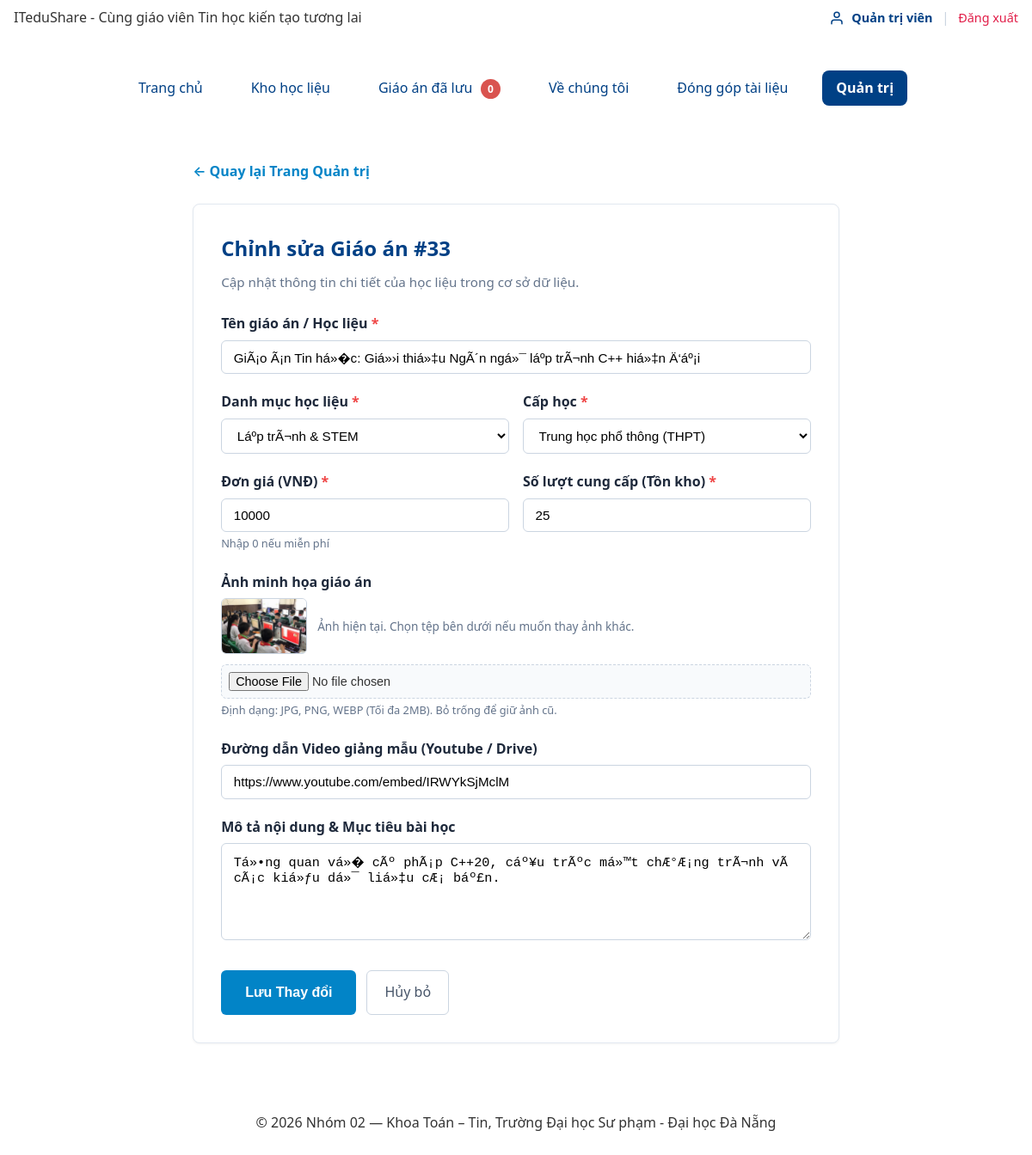
Page /sua-giao-an.php?id=33 (signed in) on the earlier database version.
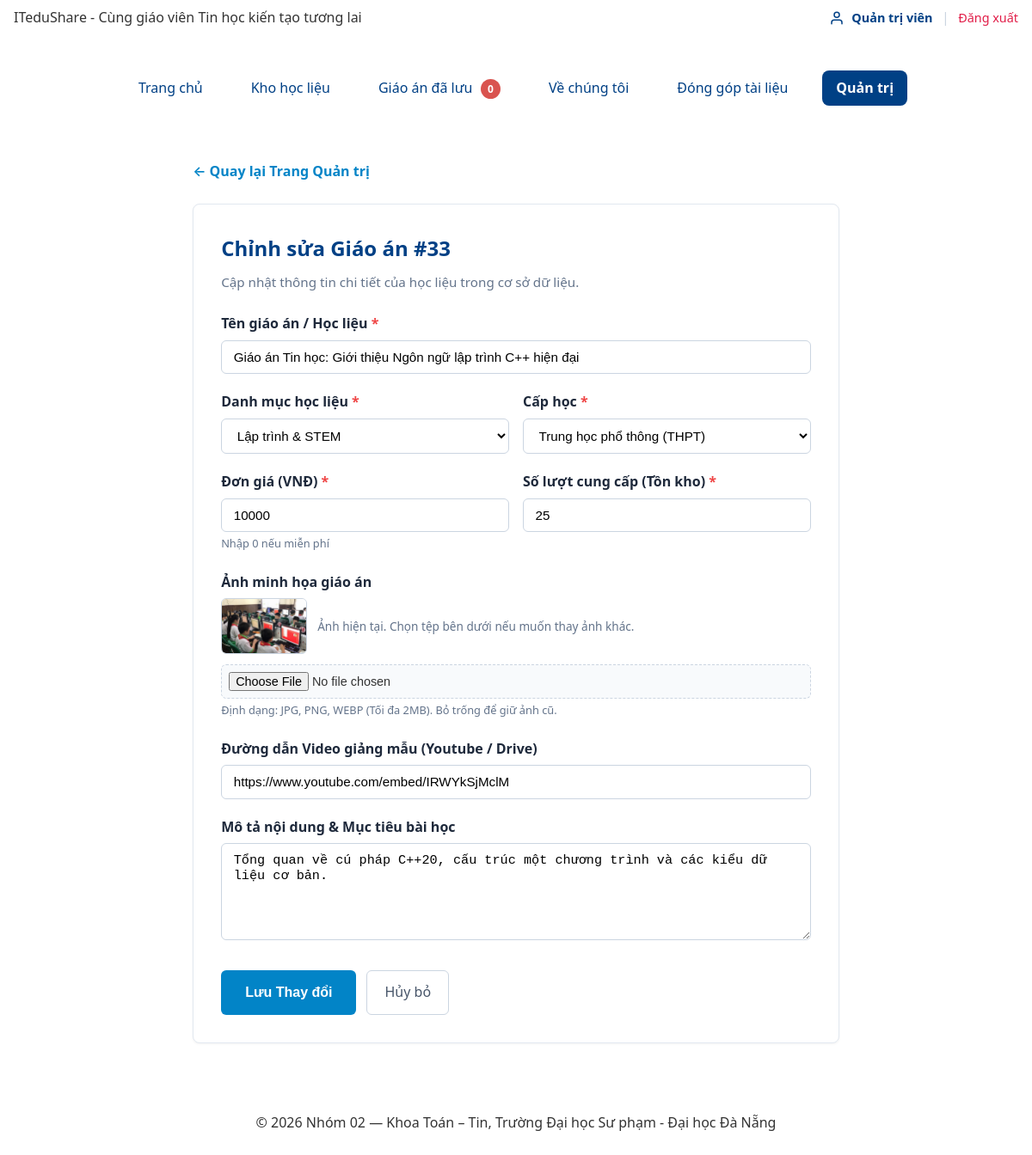
Same page on the later database version.
### tables this page shows
CREATE TABLE giao_an (
  id          INT UNSIGNED AUTO_INCREMENT PRIMARY KEY,
  danh_muc_id INT UNSIGNED NOT NULL,
  ten         VARCHAR(200) NOT NULL,
  gia         INT UNSIGNED NOT NULL DEFAULT 0 CHECK (gia >= 0),
  ton_kho     INT UNSIGNED NOT NULL DEFAULT 10 CHECK (ton_kho >= 0),
  hinh_anh    VARCHAR(255) NULL,
  mo_ta       TEXT NULL,
  cap_hoc     VARCHAR(50) NOT NULL DEFAULT 'THCS',
  video_url   VARCHAR(255) NULL,
  luot_tai    INT UNSIGNED NOT NULL DEFAULT 0,
  ngay_tao    DATETIME NOT NULL DEFAULT CURRENT_TIMESTAMP,
  FOREIGN KEY (danh_muc_id) REFERENCES danh_muc(id),
  INDEX idx_giao_an_dm_gia (danh_muc_id, gia),
  INDEX idx_giao_an_ten (ten)
);

CREATE TABLE danh_muc (
  id        INT UNSIGNED AUTO_INCREMENT PRIMARY KEY,
  ten       VARCHAR(100) NOT NULL,
  slug      VARCHAR(100) NOT NULL UNIQUE
);

### inc/db.php (called while the page is built, shortened)
<?php
function db(): PDO {
    static $pdo = null;
    if ($pdo === null) {
        $host    = 'localhost';
        $port    = '3306';
        $dbname  = 'ltweb_nhom02';
        $charset = 'utf8mb4';
        $user    = 'root';
        $pass    = '';
        $dsn = "mysql:host={$host};port={$port};dbname={$dbname};charset={$charset}";
        $options = [
            PDO::ATTR_ERRMODE            => PDO::ERRMODE_EXCEPTION,
            PDO::ATTR_DEFAULT_FETCH_MODE => PDO::FETCH_ASSOC,
            PDO::ATTR_EMULATE_PREPARES   => false,
        ];
        $pdo = new PDO($dsn, $user, $pass, $options);
    }
    return $pdo;
}

### inc/ham.php (called while the page is built, shortened)
<?php
function e(mixed $str): string {
    return htmlspecialchars((string)$str, ENT_QUOTES | ENT_SUBSTITUTE, 'UTF-8');
}

### sua-giao-an.php (the view, shortened to what the changed rows need)
<?php
$id = filter_var($_GET['id'] ?? '', FILTER_VALIDATE_INT);
$st = db()->prepare('SELECT * FROM giao_an WHERE id = ?');
$st->execute([$id]);
$cu = $st->fetch();
$dsDanhMuc = db()->query('SELECT id, ten FROM danh_muc ORDER BY ten')->fetchAll();
$loi = [];
$f = $_SERVER['REQUEST_METHOD'] === 'POST' ? array_merge($cu, $_POST) : $cu;
require __DIR__ . '/inc/header.php';
?>
<main class="trang__chinh" style="max-width: 800px; margin: 0 auto; padding: 1.5rem 1rem;">
    <section style="background: #ffffff; border: 1px solid #e2e8f0; border-radius: 8px; padding: 2rem; box-shadow: 0 1px 3px rgba(0,0,0,0.05);">
        <h1 style="margin: 0 0 0.5rem; font-size: 1.5rem; color: var(--mau-chinh, #004085);">
            Chỉnh sửa Giáo án #<?= (int)$id ?>
        </h1>
        <form method="POST" action="sua-giao-an.php?id=<?= (int)$id ?>" enctype="multipart/form-data" novalidate style="display: flex; flex-direction: column; gap: 1.25rem;">
            <div>
                <label for="ten" style="display: block; font-weight: 600; margin-bottom: 0.35rem; color: #1e293b;">
                    Tên giáo án / Học liệu <span style="color: #ef4444;">*</span>
                </label>
                <input type="text" id="ten" name="ten" value="<?= e($f['ten'] ?? '') ?>" required
                       style="width: 100%; padding: 0.65rem 0.85rem; border: 1px solid <?= isset($loi['ten']) ? '#ef4444' : '#cbd5e1' ?>; border-radius: 6px; font-size: 0.95rem; box-sizing: border-box;">
            </div>
            <div style="display: grid; grid-template-columns: repeat(auto-fit, minmax(240px, 1fr)); gap: 1rem;">
                <div>
                    <label for="danh_muc_id" style="display: block; font-weight: 600; margin-bottom: 0.35rem; color: #1e293b;">
                        Danh mục học liệu <span style="color: #ef4444;">*</span>
                    </label>
                    <select id="danh_muc_id" name="danh_muc_id" required
                            style="width: 100%; padding: 0.65rem 0.85rem; border: 1px solid <?= isset($loi['danh_muc_id']) ? '#ef4444' : '#cbd5e1' ?>; border-radius: 6px; font-size: 0.95rem; box-sizing: border-box; background: #fff;">
                        <?php foreach ($dsDanhMuc as $dm): ?>
                            <option value="<?= (int)$dm['id'] ?>" <?= (string)($f['danh_muc_id'] ?? '') === (string)$dm['id'] ? 'selected' : '' ?>>
                                <?= e($dm['ten']) ?>
                            </option>
                        <?php endforeach; ?>
                    </select>
                </div>
                <div>
                    <label for="cap_hoc" style="display: block; font-weight: 600; margin-bottom: 0.35rem; color: #1e293b;">
                        Cấp học <span style="color: #ef4444;">*</span>
                    </label>
                    <select id="cap_hoc" name="cap_hoc" required
                            style="width: 100%; padding: 0.65rem 0.85rem; border: 1px solid <?= isset($loi['cap_hoc']) ? '#ef4444' : '#cbd5e1' ?>; border-radius: 6px; font-size: 0.95rem; box-sizing: border-box; background: #fff;">
                        <option value="THPT" <?= ($f['cap_hoc'] ?? '') === 'THPT' ? 'selected' : '' ?>>Trung học phổ thông (THPT)</option>
                    </select>
                </div>
            </div>
            <div style="display: grid; grid-template-columns: repeat(auto-fit, minmax(240px, 1fr)); gap: 1rem;">
                <div>
                    <label for="gia" style="display: block; font-weight: 600; margin-bottom: 0.35rem; color: #1e293b;">
                        Đơn giá (VNĐ) <span style="color: #ef4444;">*</span>
                    </label>
                    <input type="number" id="gia" name="gia" value="<?= e($f['gia'] ?? 0) ?>" min="0" step="1000" required
                           style="width: 100%; padding: 0.65rem 0.85rem; border: 1px solid <?= isset($loi['gia']) ? '#ef4444' : '#cbd5e1' ?>; border-radius: 6px; font-size: 0.95rem; box-sizing: border-box;">
                    <small style="color: #64748b; font-size: 0.8rem;">Nhập 0 nếu miễn phí</small>
                </div>
                <div>
                    <label for="ton_kho" style="display: block; font-weight: 600; margin-bottom: 0.35rem; color: #1e293b;">
                        Số lượt cung cấp (Tồn kho) <span style="color: #ef4444;">*</span>
                    </label>
                    <input type="number" id="ton_kho" name="ton_kho" value="<?= e($f['ton_kho'] ?? 0) ?>" min="0" max="9999" required
                           style="width: 100%; padding: 0.65rem 0.85rem; border: 1px solid <?= isset($loi['ton_kho']) ? '#ef4444' : '#cbd5e1' ?>; border-radius: 6px; font-size: 0.95rem; box-sizing: border-box;">
                </div>
            </div>
            <div>
                <?php if (!empty($cu['hinh_anh'])): ?>
                    <div style="margin-bottom: 0.75rem; display: flex; align-items: center; gap: 0.75rem;">
                        <img src="uploads/<?= e($cu['hinh_anh']) ?>" alt="Ảnh hiện tại"
                             style="width: 100px; height: 65px; object-fit: cover; border-radius: 6px; border: 1px solid #cbd5e1;">
                        <span style="color: #64748b; font-size: 0.85rem;">Ảnh hiện tại. Chọn tệp bên dưới nếu muốn thay ảnh khác.</span>
                    </div>
                <?php endif; ?>
            </div>
            <div>
                <label for="video_url" style="display: block; font-weight: 600; margin-bottom: 0.35rem; color: #1e293b;">
                    Đường dẫn Video giảng mẫu (Youtube / Drive)
                </label>
                <input type="url" id="video_url" name="video_url" value="<?= e($f['video_url'] ?? '') ?>"
                       placeholder="https://www.youtube.com/watch?v=..."
                       style="width: 100%; padding: 0.65rem 0.85rem; border: 1px solid #cbd5e1; border-radius: 6px; font-size: 0.95rem; box-sizing: border-box;">
            </div>
            <div>
                <label for="mo_ta" style="display: block; font-weight: 600; margin-bottom: 0.35rem; color: #1e293b;">
                    Mô tả nội dung &amp; Mục tiêu bài học
                </label>
                <textarea id="mo_ta" name="mo_ta" rows="5"
                          style="width: 100%; padding: 0.65rem 0.85rem; border: 1px solid <?= isset($loi['mo_ta']) ? '#ef4444' : '#cbd5e1' ?>; border-radius: 6px; font-size: 0.95rem; box-sizing: border-box; resize: vertical;"><?= e($f['mo_ta'] ?? '') ?></textarea>
            </div>
        </form>
    </section>
</main>
</body>
</html>

Differences in the rows shown:
changed giao_an "Trung học phổ thông (THPT)": ten "GiÃ¡o Ã¡n Tin há»�c: Giá»›i thiá»‡u NgÃ´n ngá»¯ láº­p trÃ¬nh C++ hiá»‡n Ä‘áº¡i" → "Giáo án Tin học: Giới thiệu Ngôn ngữ lập trình C++ hiện đại"; danh_muc_id "Láº­p trÃ¬nh & STEM" → "Lập trình & STEM"; mo_ta "Tá»•ng quan vá»� cÃº phÃ¡p C++20, cáº¥u trÃºc má»™t chÆ°Æ¡ng trÃ¬nh vÃ cÃ¡c kiá»ƒu dá»¯ liá»‡u cÆ¡ báº£n." → "Tổng quan về cú pháp C++20, cấu trúc một chương trình và các kiểu dữ liệu cơ bản."
